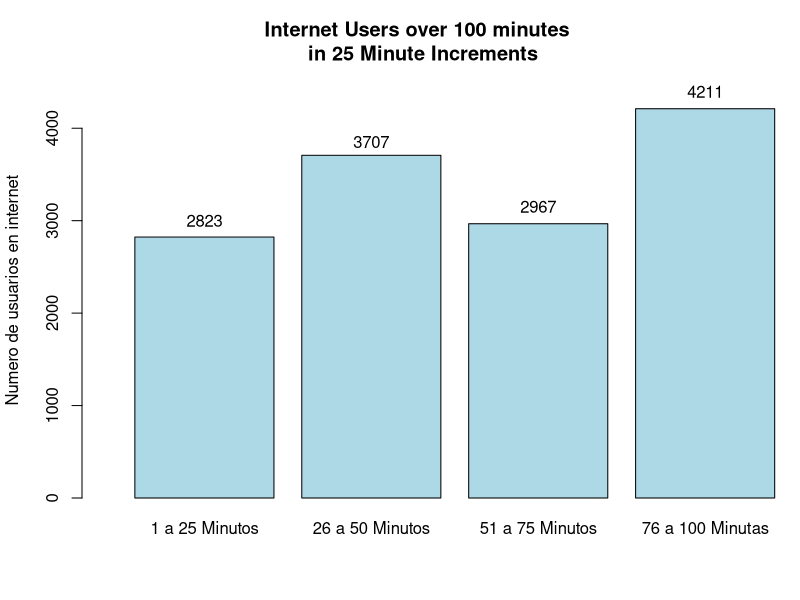
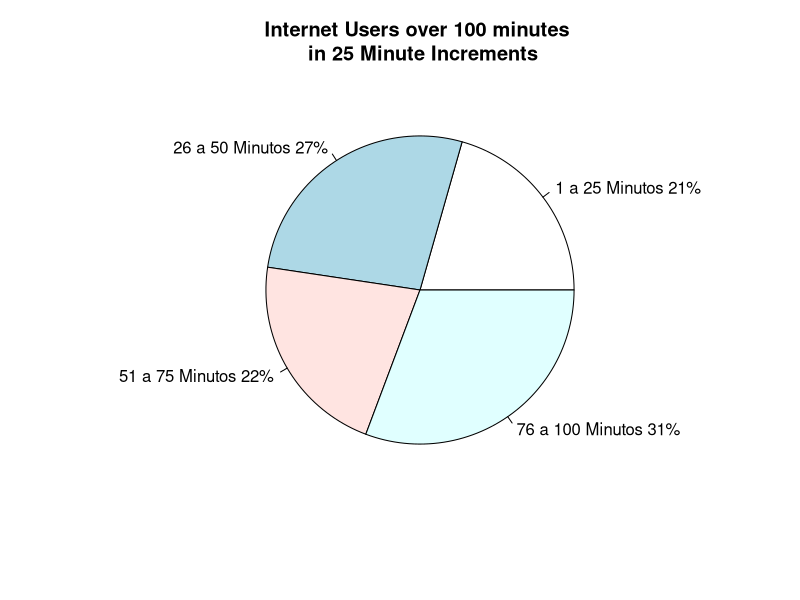
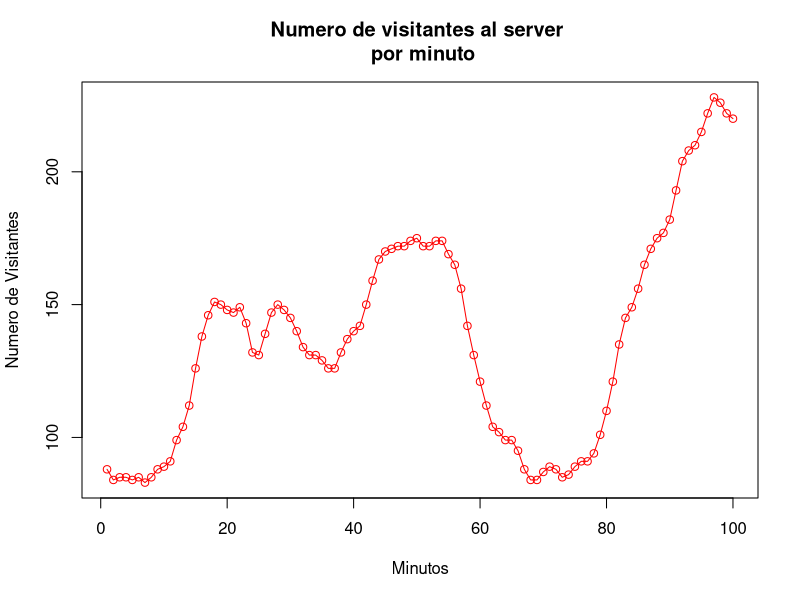
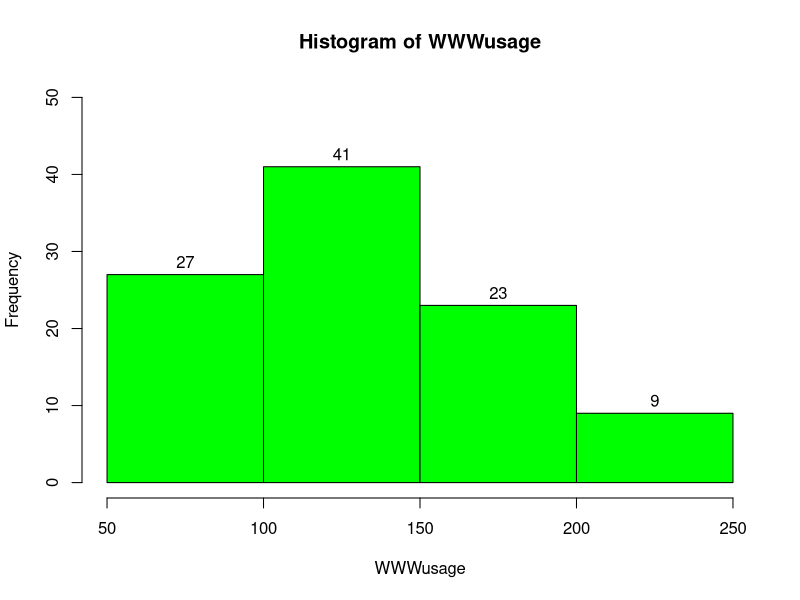

These figures' R source, in order:
mean(WWWusage)
## [1] 137.08
min(WWWusage)
## [1] 83
max(WWWusage)
## [1] 228
sum(WWWusage)
## [1] 13708
sd(WWWusage)
## [1] 39.99941
Users<-c(2823,3707,2967,4211)
barplot(Users,ylim=c(0,4500), xlim = c(0,4.5), main="Internet Users over 100 minutes \n in 25 Minute Increments", ylab="Numero de usuarios en internet",names.arg = c("1 a 25 Minutos","26 a 50 Minutos","51 a 75 Minutos","76 a 100 Minutas"),col="lightblue")
text(.7,3000,"2823")
text(1.9,3850,"3707")
text(3.1,3150,"2967")
text(4.3,4400,"4211")
lbls<-c("1 a 25 Minutos","26 a 50 Minutos","51 a 75 Minutos","76 a 100 Minutos")
pct<-round((Users/13708)*100)
lbls<-paste(lbls,pct)
lbls<-paste(lbls,"%",sep="")
pie(Users,labels = lbls, main = "Internet Users over 100 minutes \n in 25 Minute Increments")
plot(WWWusage,type="o",col="red",xlab="Minutos",ylab="Numero de Visitantes",main="Numero de visitantes al server \n por minuto")
hist(WWWusage, breaks=4,labels = TRUE,col="green",ylim=c(0,50))

